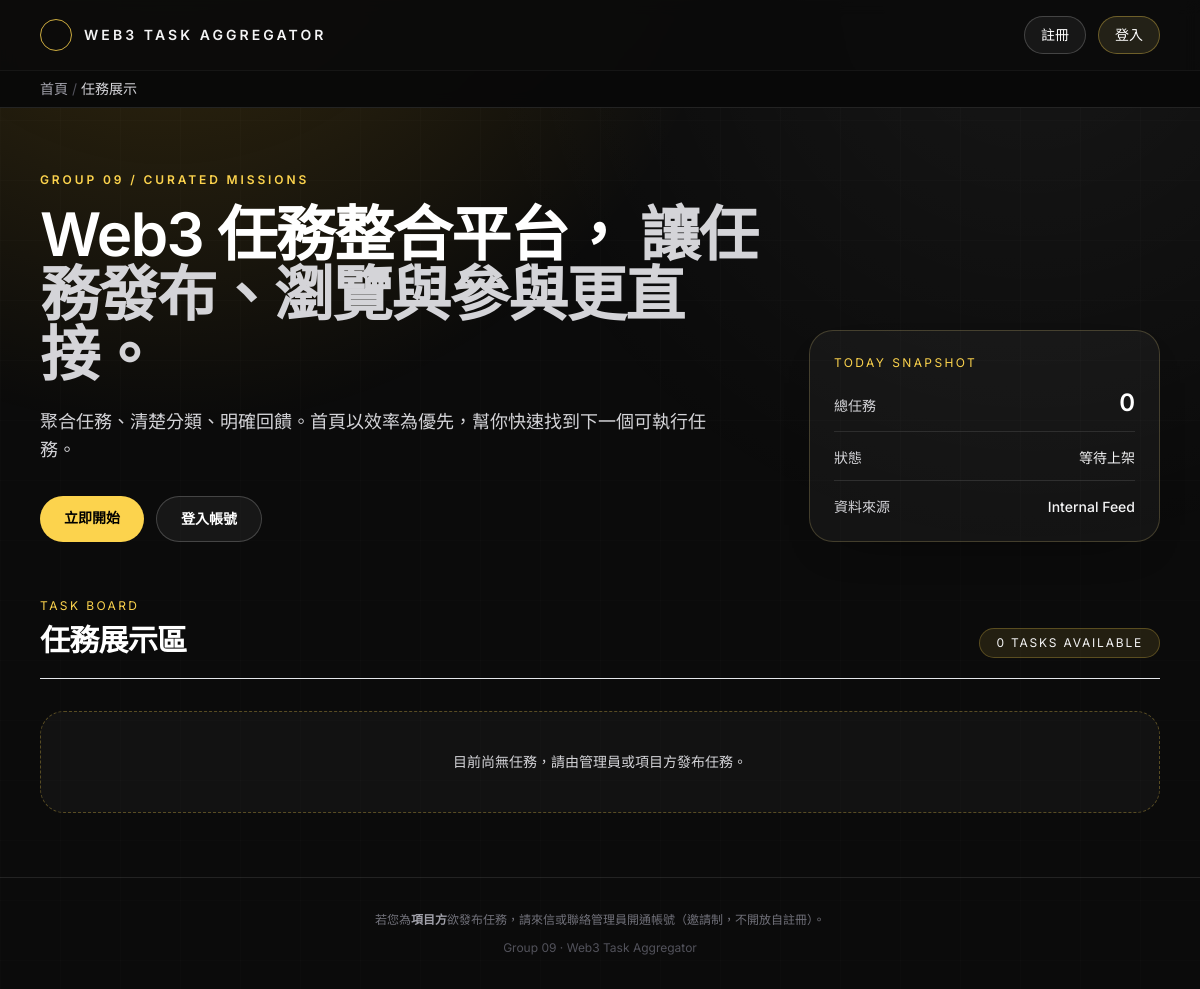
Before: / with the older database file.
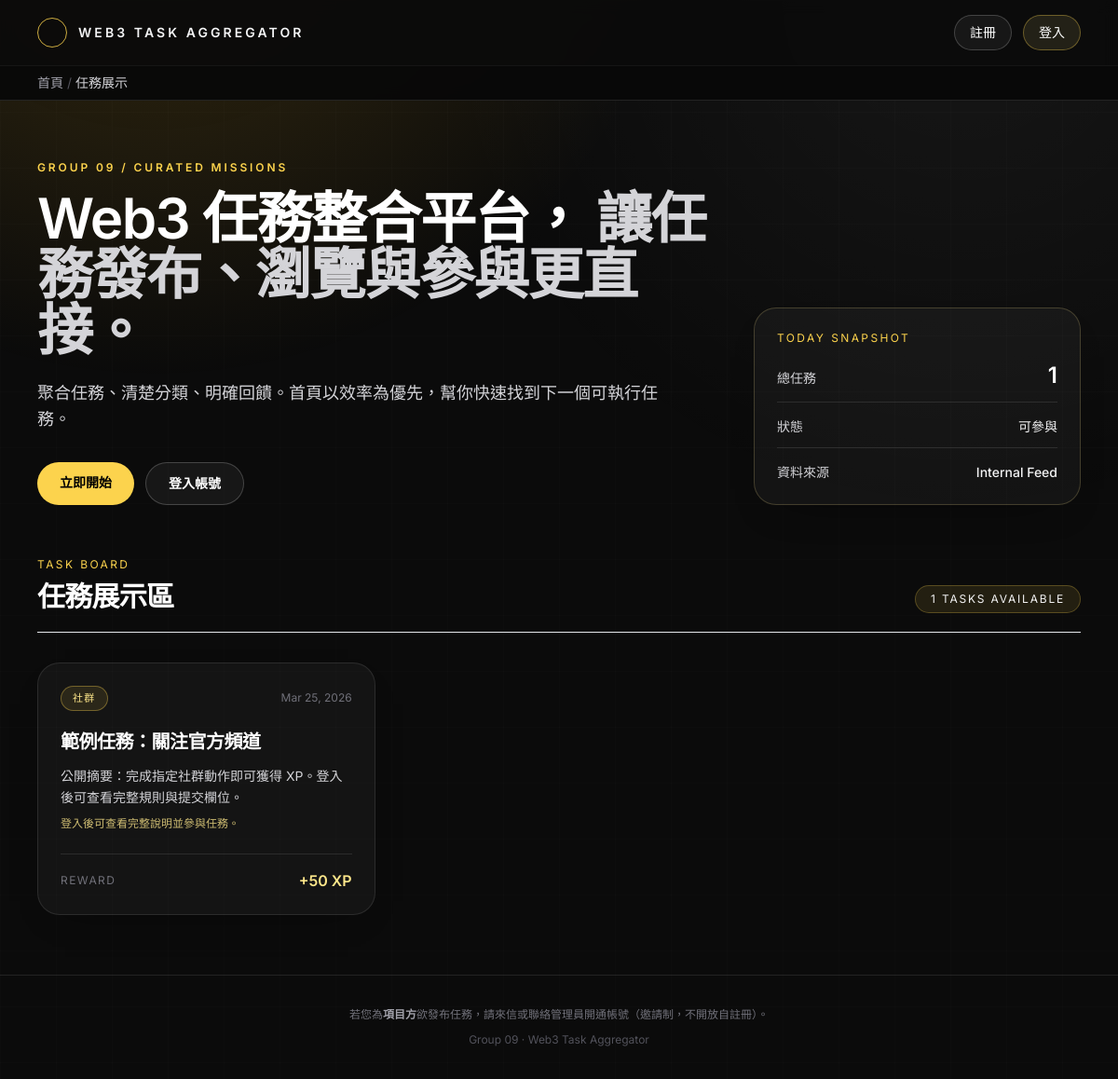
After: the same page with the newer database file.
### tables this page shows
CREATE TABLE `tasks` (
  `id` INT UNSIGNED AUTO_INCREMENT PRIMARY KEY,
  `title` VARCHAR(150) NOT NULL,
  `summary` VARCHAR(500) NOT NULL DEFAULT '',
  `description` TEXT NOT NULL,
  `reward_xp` INT UNSIGNED NOT NULL DEFAULT 0,
  `category` VARCHAR(100) NOT NULL,
  `form_schema` LONGTEXT NULL,
  `created_by` INT UNSIGNED NULL,
  `created_at` TIMESTAMP NOT NULL DEFAULT CURRENT_TIMESTAMP,
  CONSTRAINT `fk_tasks_creator` FOREIGN KEY (`created_by`) REFERENCES `users`(`id`) ON DELETE SET NULL
);

### index.php (the view, shortened to what this page needs)
<?php
require_once './db.php';
$tasks = [];
$taskQuery = $conn->query('SELECT id, title, summary, description, reward_xp, category, created_at FROM tasks ORDER BY created_at DESC');
if ($taskQuery) {
    while ($row = $taskQuery->fetch_assoc()) {
        $tasks[] = $row;
    }
}
$isLoggedIn = isset($_SESSION['user_id'], $_SESSION['role']);
function formatTaskDate(string $datetime): string
{
    $timestamp = strtotime($datetime);
    return date('M d, Y', $timestamp);
}
function taskPublicTeaser(array $task): string
{
    $s = trim((string) ($task['summary'] ?? ''));
    if ($s !== '') {
        return $s;
    }
    $d = (string) ($task['description'] ?? '');
    return strlen($d) > 160 ? substr($d, 0, 160) . '…' : $d;
}
?>
<!DOCTYPE html>
<html lang="zh-Hant">
<head>
    <script src="https://cdn.tailwindcss.com"></script>
</head>
<body class="min-h-screen bg-[#0b0b0b] text-zinc-100 antialiased selection:bg-amber-300/25 selection:text-white">
    <div aria-hidden="true" class="pointer-events-none fixed inset-0 -z-10">
        <div class="absolute inset-0 bg-[radial-gradient(1000px_circle_at_14%_-15%,rgba(251,191,36,0.20),transparent_58%),radial-gradient(900px_circle_at_86%_0%,rgba(255,255,255,0.05),transparent_62%)]"></div>
        <div class="absolute inset-0 opacity-25 [background-image:linear-gradient(to_right,rgba(255,255,255,0.055)_1px,transparent_1px),linear-gradient(to_bottom,rgba(255,255,255,0.055)_1px,transparent_1px)] [background-size:60px_60px]"></div>
    </div>
    <?php
    $shellBreadcrumbs = [
        ['label' => '首頁', 'href' => './index.php'],
        ['label' => '任務展示', 'href' => null],
    ];
    $shellPage = $isLoggedIn ? 'auth_index' : 'guest_index';
    require __DIR__ . '/includes/site_header.php';
    ?>
    <main class="mx-auto w-full max-w-6xl px-4">
        <section class="grid gap-10 pb-14 pt-16 lg:grid-cols-[1.35fr_0.65fr] lg:items-end">
            <div class="fade-in-up">
                <p class="text-xs font-semibold uppercase tracking-[0.24em] text-amber-300">Group 09 / Curated Missions</p>
                <h1 class="mt-4 max-w-4xl text-4xl font-semibold leading-tight tracking-tight text-white md:text-6xl">
                    Web3 任務整合平台，
                    <span class="text-zinc-300">讓任務發布、瀏覽與參與更直接。</span>
                </h1>
                <p class="mt-6 max-w-2xl text-base leading-relaxed text-zinc-300 md:text-lg">
                    聚合任務、清楚分類、明確回饋。首頁以效率為優先，幫你快速找到下一個可執行任務。
                </p>
                <div class="mt-8 flex flex-wrap gap-3">
                    <a href="./dashboard.php" class="rounded-full bg-amber-300 px-6 py-3 text-sm font-semibold text-black transition hover:bg-amber-200 focus-visible:outline-none focus-visible:ring-2 focus-visible:ring-amber-200">立即開始</a>
                    <a href="./login.php" class="rounded-full border border-white/20 bg-white/5 px-6 py-3 text-sm font-semibold text-white transition hover:bg-white/10 focus-visible:outline-none focus-visible:ring-2 focus-visible:ring-white/50">登入帳號</a>
                </div>
            </div>
            <aside class="fade-in-up-delay rounded-3xl border border-amber-200/20 bg-white/[0.04] p-6 shadow-[0_18px_50px_-35px_rgba(0,0,0,0.9)]">
                <p class="text-xs uppercase tracking-[0.2em] text-amber-300">Today Snapshot</p>
                <div class="mt-4 space-y-4">
                    <div class="flex items-baseline justify-between border-b border-white/10 pb-3">
                        <span class="text-sm text-zinc-300">總任務</span>
                        <span class="text-2xl font-semibold text-white"><?php echo count($tasks); ?></span>
                    </div>
                    <div class="flex items-baseline justify-between border-b border-white/10 pb-3">
                        <span class="text-sm text-zinc-300">狀態</span>
                        <span class="text-sm font-medium text-zinc-100"><?php echo empty($tasks) ? '等待上架' : '可參與'; ?></span>
                    </div>
                    <div class="flex items-baseline justify-between">
                        <span class="text-sm text-zinc-300">資料來源</span>
                        <span class="text-sm font-medium text-zinc-100">Internal Feed</span>
                    </div>
                </div>
            </aside>
        </section>
        <section class="pb-16">
            <div class="mb-8 flex flex-wrap items-end justify-between gap-4 border-b border-white/12 pb-5">
                <div>
                    <p class="text-xs uppercase tracking-[0.2em] text-amber-300">Task Board</p>
                    <h2 class="mt-2 text-3xl font-semibold tracking-tight text-white">任務展示區</h2>
                </div>
                <span class="rounded-full border border-amber-300/25 bg-amber-300/10 px-4 py-1.5 text-xs uppercase tracking-[0.15em] text-zinc-100">
                    <?php echo count($tasks); ?> Tasks Available
                </span>
            </div>
            <?php if (empty($tasks)): ?>
                <div class="rounded-3xl border border-dashed border-amber-300/30 bg-white/[0.03] p-10 text-center">
                    <p class="text-sm text-zinc-300">目前尚無任務，請由管理員或項目方發布任務。</p>
                </div>
            <?php else: ?>
                <div class="grid grid-cols-1 gap-4 md:grid-cols-2 lg:grid-cols-3">
                    <?php foreach ($tasks as $task): ?>
                        <article class="group flex h-full flex-col rounded-3xl border border-white/10 bg-white/[0.04] p-6 shadow-[0_15px_40px_-30px_rgba(0,0,0,0.9)] transition hover:-translate-y-0.5 hover:border-amber-300/45 hover:bg-white/[0.065]">
                            <div class="flex items-center justify-between gap-3">
                                <p class="rounded-full border border-amber-300/35 bg-amber-300/10 px-3 py-1 text-[11px] font-medium uppercase tracking-[0.12em] text-amber-200">
                                    <?php echo htmlspecialchars($task['category']); ?>
                                </p>
                                <p class="text-xs text-zinc-500">
                                    <?php echo htmlspecialchars(formatTaskDate($task['created_at'])); ?>
                                </p>
                            </div>
                            <h3 class="mt-5 text-xl font-semibold leading-snug tracking-tight text-white">
                                <?php echo htmlspecialchars($task['title']); ?>
                            </h3>
                            <?php if ($isLoggedIn): ?>
                                <p class="mt-3 flex-1 text-sm leading-relaxed text-zinc-300">
                                    <?php echo nl2br(htmlspecialchars($task['description'])); ?>
                                </p>
                            <?php else: ?>
                                <p class="mt-3 flex-1 text-sm leading-relaxed text-zinc-300">
                                    <?php echo nl2br(htmlspecialchars(taskPublicTeaser($task))); ?>
                                </p>
                                <p class="mt-2 text-xs text-amber-200/80">登入後可查看完整說明並參與任務。</p>
                            <?php endif; ?>
                            <div class="mt-6 flex items-center justify-between border-t border-white/10 pt-4">
                                <span class="text-xs uppercase tracking-[0.12em] text-zinc-500">Reward</span>
                                <span class="text-base font-semibold text-amber-200">+<?php echo (int) $task['reward_xp']; ?> XP</span>
                            </div>
                        </article>
                    <?php endforeach; ?>
                </div>
            <?php endif; ?>
        </section>
    </main>
    <?php require __DIR__ . '/includes/site_footer.php'; ?>
</body>
</html>

### includes/site_header.php (shortened to what this page needs)
<?php
$shellPage = $shellPage ?? 'guest_index';
$shellBreadcrumbs = $shellBreadcrumbs ?? [['label' => '首頁', 'href' => null]];
?>
<header class="sticky top-0 z-30 border-b border-white/10 bg-[#0b0b0b]/95 backdrop-blur">
    <div class="mx-auto flex w-full max-w-6xl items-center justify-between gap-3 px-4 py-3 md:py-4">
        <a href="./index.php" class="flex min-w-0 items-center gap-3">
            <span class="h-8 w-8 shrink-0 rounded-full border border-amber-300/80"></span>
            <span class="truncate text-sm font-semibold uppercase tracking-[0.18em] text-zinc-100 md:tracking-[0.22em]">Web3 Task Aggregator</span>
        </a>
        <div class="hidden items-center gap-2 md:flex md:gap-3">
            <?php if ($shellPage === 'guest_index'): ?>
                <a href="./register.php" class="rounded-full border border-white/20 bg-white/5 px-4 py-2 text-sm font-medium text-white transition hover:bg-white/10 focus-visible:outline-none focus-visible:ring-2 focus-visible:ring-white/40">註冊</a>
                <a href="./login.php" class="rounded-full border border-amber-300/35 bg-amber-200/10 px-4 py-2 text-sm font-medium text-white transition hover:bg-amber-200/20 focus-visible:outline-none focus-visible:ring-2 focus-visible:ring-amber-300/60">登入</a>
            <?php endif; ?>
        </div>
    </div>
    <div class="border-t border-white/5 bg-black/20">
        <nav class="mx-auto max-w-6xl px-4 py-2 text-xs text-zinc-500 md:text-sm" aria-label="麵包屑">
            <ol class="flex flex-wrap items-center gap-x-1 gap-y-1">
                <?php foreach ($shellBreadcrumbs as $i => $bc): ?>
                    <?php if ($i > 0): ?>
                        <li class="text-zinc-600" aria-hidden="true">/</li>
                    <?php endif; ?>
                    <li>
                        <?php if (!empty($bc['href'])): ?>
                            <a href="<?php echo htmlspecialchars($bc['href']); ?>" class="text-zinc-400 transition hover:text-amber-200/90"><?php echo htmlspecialchars($bc['label']); ?></a>
                        <?php else: ?>
                            <span class="font-medium text-zinc-300"><?php echo htmlspecialchars($bc['label']); ?></span>
                        <?php endif; ?>
                    </li>
                <?php endforeach; ?>
            </ol>
        </nav>
    </div>
</header>

### includes/site_footer.php (shortened to what this page needs)
<footer class="border-t border-white/10 py-8 text-center text-xs leading-relaxed text-zinc-500">
    <p>若您為<strong class="text-zinc-400">項目方</strong>欲發布任務，請來信或聯絡管理員開通帳號（邀請制，不開放自註冊）。</p>
    <p class="mt-2 text-zinc-600">Group 09 · Web3 Task Aggregator</p>
</footer>

### index.php (style rules this page uses)
body { font-family: "Inter", sans-serif; }
.fade-in-up { animation: fadeInUp 560ms ease-out both; }
.fade-in-up-delay { animation: fadeInUp 720ms ease-out both; }

Changed rows visible on the page:
added tasks: category "社群", created_at "Mar 25, 2026", title "範例任務：關注官方頻道", summary "公開摘要：完成指定社群動作即可獲得 XP。登入後可查看完整規則與提交欄位。", reward_xp "50"
Other visible differences:
count($tasks): "0" → "1"
text no longer shown: "等待上架 目前尚無任務，請由管理員或項目方發布任務。"
text now shown: "可參與"
